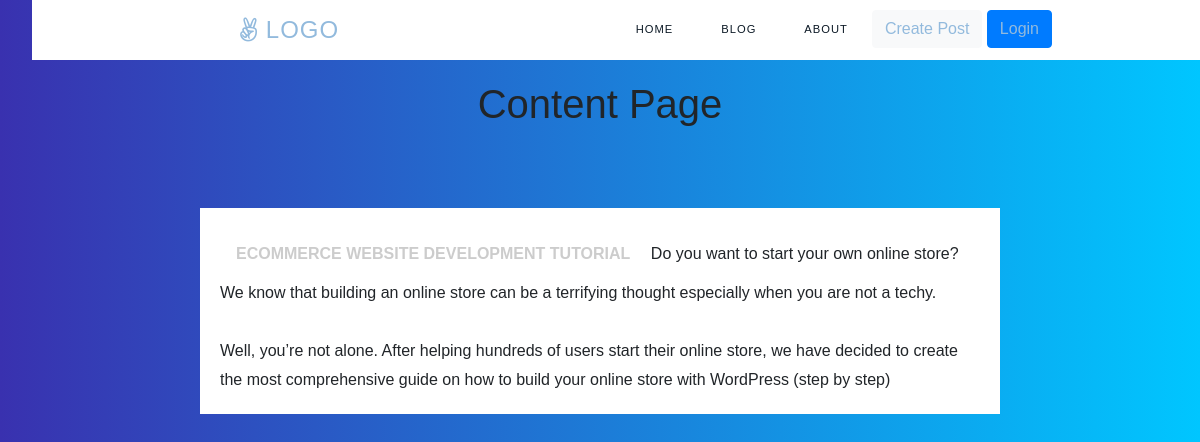
Screenshot of /blog/content/e8605722ffa44e8e9fd6f18bdca57223/ with the database file from the repository.
### blog/models.py (models this page shows)
class POST(models.Model):
    author = models.ForeignKey(User, on_delete=models.CASCADE)
    title = models.CharField(max_length=100, blank=True, null=False)
    category = models.CharField(max_length=50, blank=True, null=True)
    content = models.TextField()
    date = models.DateTimeField()
    id = models.UUIDField(primary_key=True, default=uuid.uuid4, editable=False)
    def __str__(self) -> str:
        return self.title

### blog/views.py (the view)
# urls.py: path('content/<str:pk>/', views.blogContent, name='blog-content'),
def blogContent(request, pk):
    posts = POST.objects.all()
    content = posts.get(id=pk)
    print(content)
    context = {'content': content}
    return render(request, 'blog/blog-content.html', context)

### blog/templates/blog/blog-content.html
{% extends 'main.html' %}
{% block content %}
<h1 class="title">Content Page</h1>
<div class="post">
    <div class="post-body">
        <h2>{{content.title}}</h2>
        {{content.content | linebreaksbr}}
    </div>
  </div>
{% endblock %}

### static/styles/blog.css (style rules this page uses)
* { box-sizing: border-box; }
body { background: #f0f0f0; margin: 2rem; }

### static/styles/navbar.css (style rules this page uses)
* { border: 0; box-sizing: border-box; margin: 0; padding: 0; }

### static/styles/blog-content.css (style rules this page uses)
.post { display: flex; flex-direction: column; margin: 5rem auto; background-color: #ffffff; max-width: 800px; width: 100%; }
.title { margin: 5rem; text-align: center; }
.post-body { padding: 20px; line-height: 1.8rem; }
.post-body h2 { margin: 1rem; font-weight: 700px; text-align: center; }

### static/styles/login.css (style rules this page uses)
body { font-family: "Poppins", sans-serif; height: 100vh; }
h2 { text-align: center; font-size: 16px; font-weight: 600; text-transform: uppercase; display:inline-block; margin: 40px 8px 10px 8px; color: #cccccc; }

### static/styles/profile.css (style rules this page uses)
body { background: -webkit-linear-gradient(left, #3931af, #00c6ff); }

### rows the page displays
POST: title "ECOMMERCE WEBSITE DEVELOPMENT TUTORIAL", content "Do you want to start your own online store? We know that building an online store can be a terrifying thought especially when you are not a techy. Well, you’re not alone. After helping hundreds of users start their online store, we have decided to create the most comprehensive guide on how to build your online store with WordPress (step by step)"
